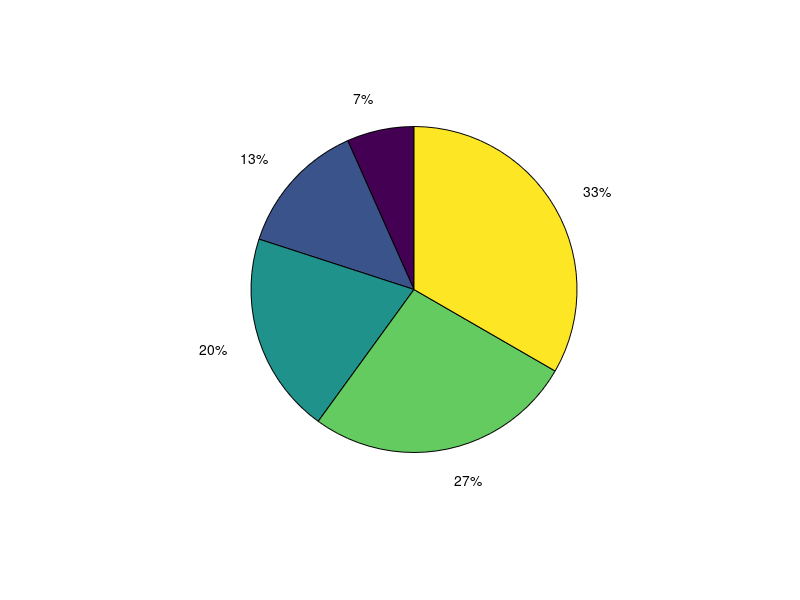

MATLAB code to generate this figure:
clc;
clear all;
close all;
w=[1,1,2,3,5,8,13,21];
t=[0,0.1,0.2,0.3,0.4,0.5,0.6,0.7];
plot(t,w);

x=linspace(0,2*pi,100);
y=sin(x);
y2=cos(x);
plot(x,y,'--',x,y2,'.');
%openfig('sine_cosine.fig');

n=1:10;
bar(n)
x=linspace(0,2*pi,100);
y=sin(x);
bar(x,y)

%histogram
x=randn(1000,1);
plot(x)
hist(x)
hist(x,50)

%pie
x=1:5
pie(x)